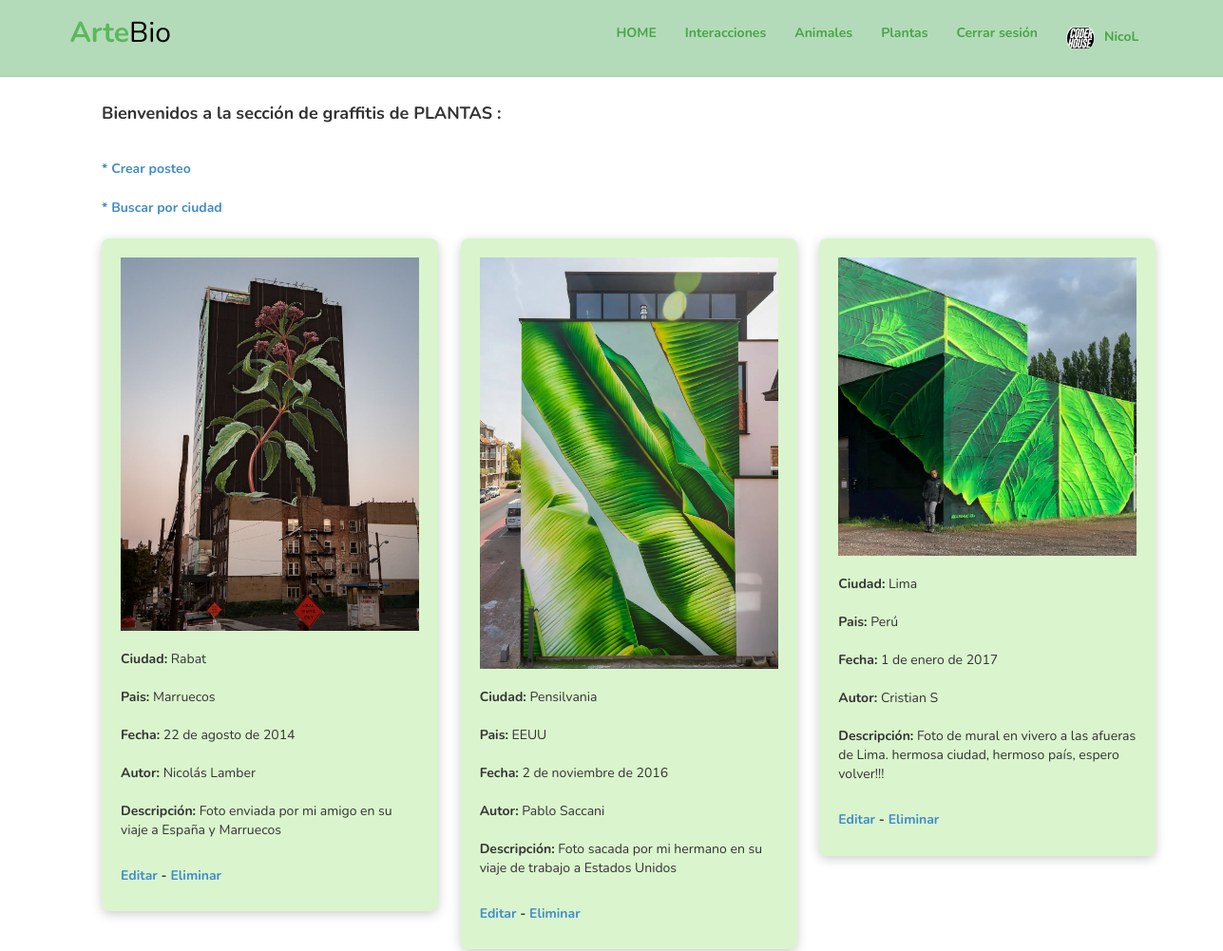
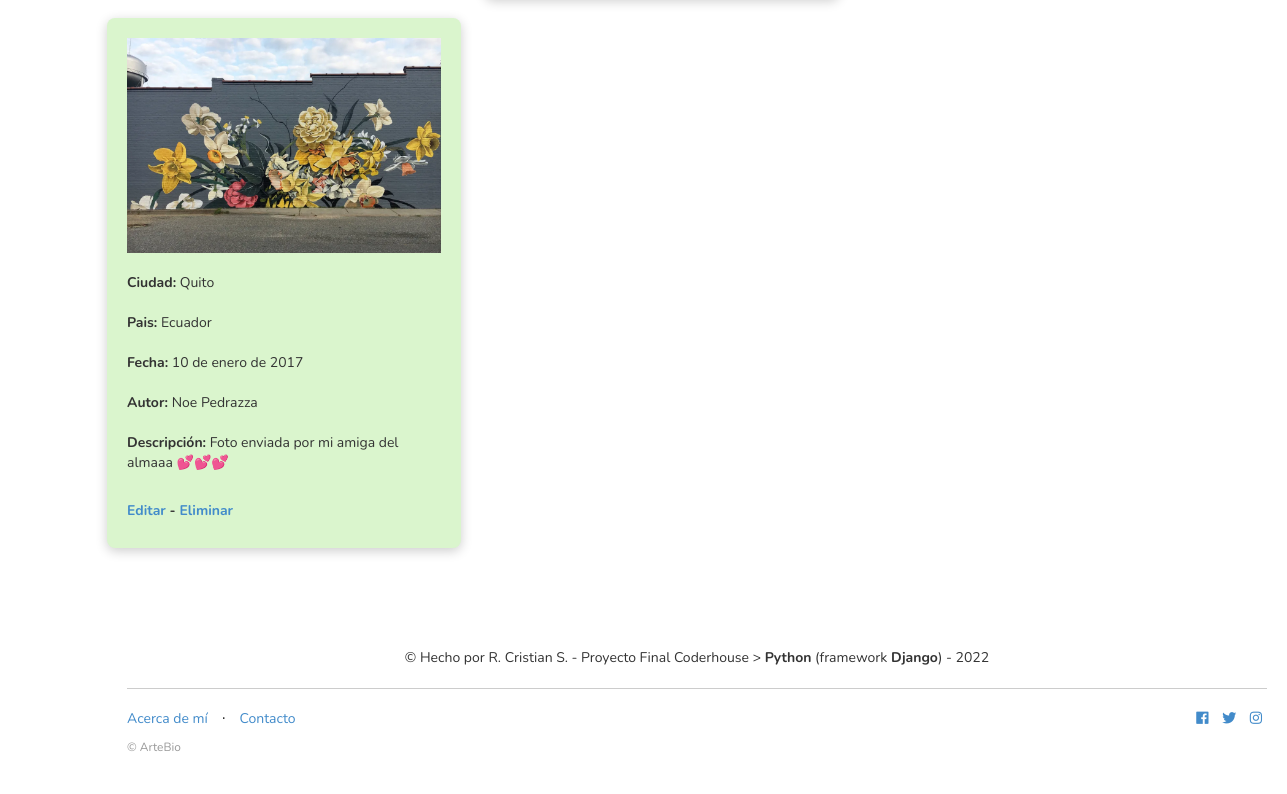
Screenshot of /p_plantas/ (signed in) with the database file from the repository (2 pictures, top to bottom).
### app_agenda/models.py (models this page shows, shortened)
class Avatar(models.Model):
    user = models.OneToOneField(User, on_delete=models.CASCADE, null=True)
    imagen = models.ImageField(upload_to='avatares', null=True, blank = True)

class Posteo_plantas (models.Model):
    ciudad=models.CharField(max_length=60)
    pais=models.CharField(max_length=40)
    imagen=models.ImageField(upload_to='imagenes', null=True)
    fecha=models.DateField()
    autor=models.CharField(max_length=60)
    descripcion= models.CharField(max_length=200, blank=True)

### app_agenda/views.py (the view)
# urls.py: path('p_plantas/', views.p_plantas, name="p_plantas"),
@login_required
def p_plantas (request):
    posteos = Posteo_plantas.objects.all()
    contexto= {"posteos":posteos}
    borrado= request.GET.get("borrado",None)
    contexto ["borrado"] = borrado
    return render (request, "app_agenda/plantilla_3.html",contexto)

### app_agenda/templates/app_agenda/plantilla_3.html (shortened to what this page needs)
{% extends "app_agenda/plantilla_base.html" %}
{% load static %}
{% block contenido_base %}
<div style="padding-top: 100px;">
  <div style="padding-left: 107px;">
  <h4>Bienvenidos a la sección de graffitis de <b>PLANTAS</b> : <br></h4>
  <br>
<h5><td><a href="{% url 'form_plantas' %}"> * Crear posteo </a></td><br><br></h5>
<h5><td><a href="{% url 'busqueda_plantas' %}">* Buscar por ciudad</a></td><br><br></h5>
{% if posteos %}
  {% for posteo in posteos %}
  <div style="padding:20px; background: rgb(218, 245, 205); border-radius:8px; box-shadow: 0 3px 12px 0 rgba(0,0,0,.2); display: inline-block; margin: 0 20px 20px 0; vertical-align: top; max-width: 30%;">
  <img src="{{posteo.imagen.url}}" width="100%"><br><br>
  <b>Ciudad:</b> <td>{{posteo.ciudad}}</td><br><br>
   <b>Pais:</b> <td>{{posteo.pais}}</td><br><br>
   <b>Fecha:</b> <td>{{posteo.fecha}}</td><br><br>
  <b>Autor:</b> <td>{{posteo.autor}}</td><br><br>
   <b>Descripción:</b> <td>{{posteo.descripcion}}</td><br><br>
  <h5><td><a href="{% url 'editar_item_plantas' posteo.id %}">Editar</a></td> -
  <td><a href="{% url 'eliminar_item_plantas' posteo.id%}">Eliminar</a></td></h5></div>
  {% endfor %}
  {% else %}
<h3>Actualmente no hay posteos en esta sección</h3>
{% endif %}
  {% endblock contenido_base %}

### app_agenda/templates/app_agenda/plantilla_base.html (shortened to what this page needs)
{% load static %}
<!DOCTYPE html>
<html>
  <head>
    <link href= "{% static '/app_agenda/css/bootshape.css' %}" rel="stylesheet">
    <link href="{% static 'app_agenda/css/bootstrap.css' %}" rel="stylesheet">
  </head>
  <body>
    <div class="navbar navbar-default navbar-fixed-top" role="navigation">
      <div class="container">
        <div class="navbar-header">
         <a class="navbar-brand" href="{% url 'inicio' %}"><strong class="green">Arte</strong>Bio</a>
        </div>
        <nav role="navigation" class="collapse navbar-collapse navbar-right">
          <ul class="navbar-nav nav">
            <li ><a href="{% url 'inicio' %}">HOME</a></li>
            <li><a href="{% url 'p_interacciones' %}">Interacciones</a></li>
            <li><a href="{% url 'p_animal' %}">Animales</a></li>
            <li><a href="{% url 'p_plantas' %}">Plantas</a></li>
            {% if user.is_authenticated %}
            <li><a href="{% url 'logout' %}" >Cerrar sesión</a></li>
            <li><a href="{% url 'datos_usuario' %}" > <picture style="position: relative; display: inline-block; vertical-align: middle; width: 30px; height: 30px; border-radius: 30px; overflow: hidden; margin-right: 10px;"><img style="width: 100%; position: absolute; top:50%; transform: translateY(-50%); left:0;" src="{{ user.avatar.imagen.url }}" /></picture>{{user}} </a></li>
            {% else %}
            <li ><a href="{% url 'registro' %}">Registrarse</a></li>
            <li><a href="{% url 'Login' %}" >Iniciar sesión</a></li>
            {% endif %}
          </ul>
        </nav>
      </div>
    </div>
  {% block contenido_base %}
  {% endblock contenido_base %}
 <footer class="footer bg-light">
  <div class="container">
    <p class="text-center" style="border-bottom: solid 1px #ccc; padding-bottom: 20px; margin-bottom: 20px;">&copy;  Hecho por R. Cristian S. - Proyecto Final Coderhouse > <b>Python</b> (framework <b>Django</b>) - 2022 </p>
      <div class="row">
          <div class="col-lg-6 h-100  text-lg-start my-auto">
              <ul class="list-inline mb-2">
                  <li class="list-inline-item"><a href="{% url 'acerca' %}">Acerca de mí</a></li>
                  <li class="list-inline-item">⋅</li>
                  <li class="list-inline-item"><a href="{% url 'contacto' %}">Contacto</a></li>
              </ul>
              <p class="text-muted small mb-4 mb-lg-0">&copy; ArteBio</p>
          </div>
          <div class="col-lg-6 h-100 text-right text-lg-end my-auto">
              <ul class="list-inline mb-0">
                  <li class="list-inline-item me-4">
                    <a href="https://www.facebook.com/cristian.saccani.3/" target="_blank" ><i class="fab fa-facebook"></i></a>
                  </li>
                  <li class="list-inline-item me-4">
                    <a href="https://www.instagram.com/natgeo/"><i class="fab fa-twitter"></i></a>
                  </li>
                  <li class=" list-inline-item">
                      <a href="https://www.instagram.com/cristian.saccani.3/" target="_blank"><i class="fab fa-instagram"></i></a>
                  </li>
              </ul>
          </div>
      </div>
  </div>
</footer>
  <link rel="stylesheet" href="https://use.fontawesome.com/releases/v5.6.3/css/all.css">
  </body>
</html>

### app_agenda/static/app_agenda/css/bootshape.css (style rules this page uses)
body { background-image:url('../img/bg.png'); background-repeat:repeat; }
.navbar { background-image:url('../img/bg.png'); background-repeat:repeat; }
.green { color: #5cb85c; }
.footer { margin-top: 40px; padding: 40px 0; }

### rows the page displays
Posteo_plantas: imagen (picture), ciudad "Rabat", pais "Marruecos", fecha "22 de agosto de 2014", autor "Nicolás Lamber", descripcion "Foto enviada por mi amigo en su viaje a España y Marruecos"
Posteo_plantas: imagen (picture), ciudad "Pensilvania", pais "EEUU", fecha "2 de noviembre de 2016", autor "Pablo Saccani", descripcion "Foto sacada por mi hermano en su viaje de trabajo a Estados Unidos"
Posteo_plantas: imagen (picture), ciudad "Lima", pais "Perú", fecha "1 de enero de 2017", autor "Cristian S", descripcion "Foto de mural en vivero a las afueras de Lima. hermosa ciudad, hermoso país, espero volver!!!"
Posteo_plantas: imagen (picture), ciudad "Quito", pais "Ecuador", fecha "10 de enero de 2017", autor "Noe Pedrazza", descripcion "Foto enviada por mi amiga del almaaa 💕💕💕"

### other values shown
{{ user }} "NicoL"
